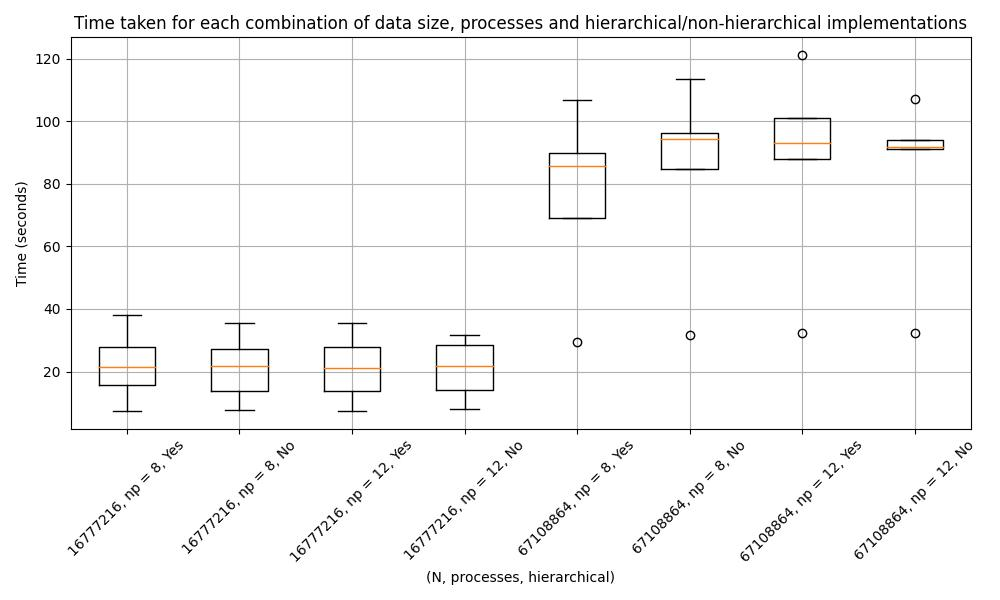

This figure's Python source:
import matplotlib.pyplot as plt
import numpy as np
data_size = [(4096**2,8,"Yes"), (4096**2,8,"No"), (4096**2, 12,"Yes"), (4096**2, 12,"No"),(8192**2, 8,"Yes"), (8192**2, 8,"No"), (8192**2, 12,"Yes"), (8192**2, 12,"No")]
time_data = [
    [7.468959, 15.763596, 27.892204, 21.452720, 38.003865],
    [7.628035, 13.634417, 27.171348, 21.758527, 35.611912],
    [7.472380, 13.844432, 27.967819, 21.146070, 35.394538],
    [7.956999, 14.112724, 28.589095, 21.867494, 31.646104],
    [29.566065, 68.929009, 106.723413, 85.634766, 89.831524],
    [31.587199, 94.175615, 113.491181, 84.627200, 96.338694],
    [32.409249, 121.097027, 101.099566, 88.027873, 93.039710],
    [32.313591, 91.172354, 106.977327, 91.703988, 94.064462]
]
plt.figure(figsize=(10, 6))
plt.boxplot(time_data)
positions = np.arange(1, len(data_size) + 1)
plt.xticks(positions, [f"{size[0]}, np = {size[1]}, {size[2]}" for size in data_size], rotation=45)
plt.xlabel('(N, processes, hierarchical)')
plt.ylabel('Time (seconds)')
plt.title('Time taken for each combination of data size, processes and hierarchical/non-hierarchical implementations')
plt.grid(True)
plt.tight_layout()

plt.savefig("plot.jpg")
plt.close()

